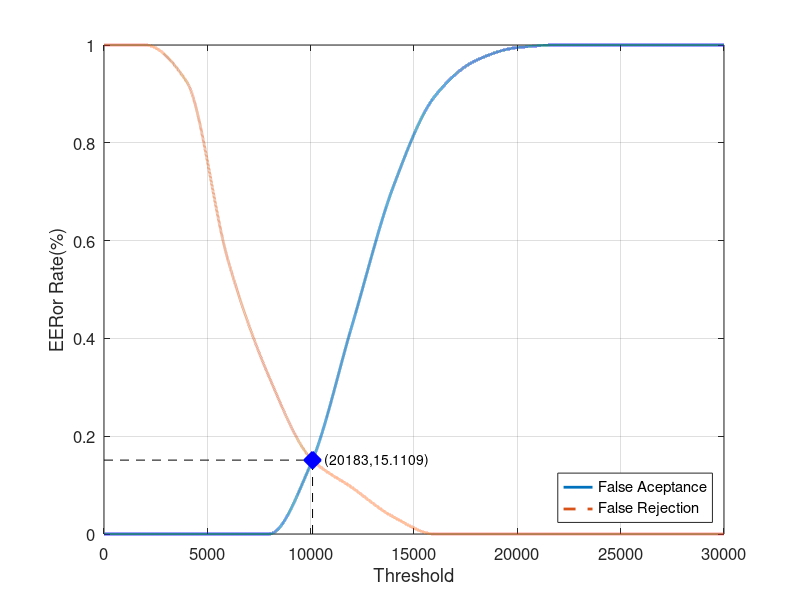
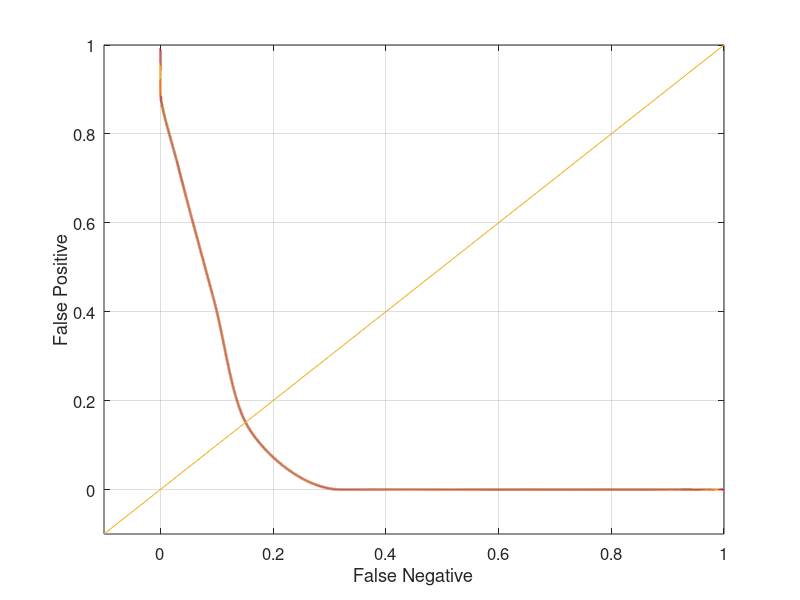

The MATLAB script that drew these images, in order:
close all;
clear;
clc;
x = 0:2000:30000;
xq = 0:0.5:30000;

y0 = [0 0 0 0 0 0.142105 0.426316 0.710526 0.894737 0.968421 0.994737 1 1 1 1 1]
yy0 = interp1(x, y0, xq, 'pchip');
y1 = [1 1 0.925 0.56 0.32 0.155 0.095 0.035 0 0 0 0 0 0 0 0]
yy1 = interp1(x, y1, xq, 'pchip');

% Calculating EER: 
y2 = abs(y0 - y1);
find(y2 == min(y2))
yy2 = abs(yy0 - yy1);
xEER = find(yy2 == min(yy2));
xEERIndex = xq(xEER) % X-axis EER
yEER = yy0(xEER) % Y-axis EER

main = figure
plot(xq, yy0,'-','LineWidth', 2);	hold on
plot(xq, yy1,'--','LineWidth', 2);	hold on
plot([xEERIndex xEERIndex], [0 yEER], 'k--');	hold on
plot([0 xEERIndex], [yEER yEER], 'k--');	hold on
plot(xEERIndex, yEER, 'bx', 'LineWidth', 10);	hold on
text(xEERIndex, yEER,strcat('    (', num2str(xEER), ', ', num2str(yEER * 100), ')'))
legend('False Aceptance', 'False Rejection', 'Location', 'SouthEast')
xlabel('Threshold')
ylabel('EERor Rate(%)')
set(gca, 'FontSize', 12)
axis([0 30000 0 1])
grid on

print(main, 'Database2_1Main', '-dpng');
FNRxFPR = figure('Color', [1 1 1]);
plot(yy1, yy0, '-', yy1, yy0, 'LineWidth', 2);
hold on
y = -0.1:0.1:1
plot(y, y); 
set(gca, 'FontSize', 12)
xlabel('False Negative')
ylabel('False Positive')
axis([-0.1 1 -0.1 1])
set(gca, 'FontSize', 12)
grid on

print(FNRxFPR, 'Database2_1FNRxFPR','-dpng');
